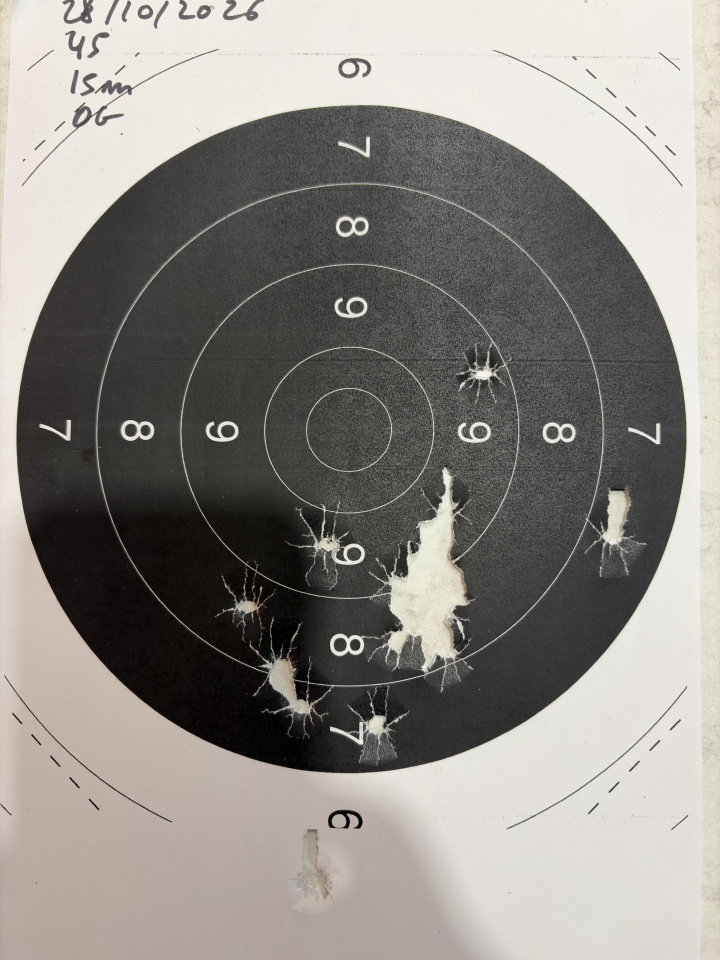
#> input picture samples/1.jpg, 1440 x 1920 px (shown at 1/2 size); its folder holds only this picture in this run
$ python check_samples.py
#> lines starting #> are read from the running program, lines starting #| are printed output that depends on the picture; after the words box and inside, x2 and y2 are one past the last pixel; in counts of white or black regions, pixels touching at a corner belong together
#> further down, img is the input picture: shape (1920, 1440, 3); mean B, G, R 133.1, 138.2, 141.5
### target_analyzer/detection.py
"""Bullet-hole detection on printed paper targets (OpenCV).

Two target styles are handled by one pipeline:

* Solid black disc (25 m precision pistol style): holes are torn paper that
  shows bright against the black. Inside the disc, "bright" pixels are holes.
* Ring targets (10 m air rifle / pistol cards): white centre, thin rings, wide
  black bands. Holes expose the backing board, which is grey or wood-coloured,
  i.e. neither paper-white nor ink-black, and often saturated in colour.

Pipeline
--------
1. Estimate the paper brightness globally (95th percentile) and locally (a
   grey-level closing that fills small dark objects but follows shadows), so
   uneven lighting does not matter much.
2. Ink mask = pixels far darker than paper. If the largest ink blob is a
   solid, circular disc, remember it (solid-disc style).
3. Candidate hole pixels:
   - mid-tone pixels: darker than the local paper but not ink (grey backing,
     holes on white paper), excluding the inside of a solid disc, where the
     print itself is grey under strong light;
   - saturated pixels (brown wood backing, anywhere);
   - inside a solid disc: pixels brighter than ~65 % of paper (torn paper).
4. Morphological opening removes the thin ring lines, digit strokes and the
   anti-aliased edges of the print; what remains are hole blobs.
5. Blobs much larger than a single hole are torn regions holding several
   shots; the shot count is estimated from the area (or distributed from the
   known number of shots fired) and the blob is split into that many centres
   with k-means.
6. Every circular black shape (the band of a ring target) is a *target*; when
   a photo shows several of them (a card of 10-25 diagrams) each impact is
   assigned to the nearest target and the impacts form one *group* per target.
"""
from __future__ import annotations

from dataclasses import dataclass, field

import cv2
import numpy as np


@dataclass
class Disc:
    cx: float
    cy: float
    r: float
    solid: bool = True  # True: filled black disc; False: outer ring of a ring target


@dataclass
class Impact:
    x: float          # pixel coordinates in the original image
    y: float
    count: int = 1    # shots represented by this point (always 1 after splitting)
    area: float = 0.0
    manual: bool = False
    blob_id: int = -1  # id of the torn blob the point was split from (-1: isolated)
    group: int = 0     # index into the group list (one group per target diagram)


@dataclass
class Group:
    """A set of shots measured together: one diagram of a card, or one series."""
    label: str
    cx: float | None = None  # centre and radius (px) of the printed target the
    cy: float | None = None  # group belongs to, when it was found in the photo
    r: float | None = None


@dataclass
class DetectionResult:
    disc: Disc | None
    impacts: list[Impact]
    blobs: list[np.ndarray] = field(default_factory=list)  # contours, for drawing
    single_hole_area: float = 0.0
    debug: dict = field(default_factory=dict)  # intermediate masks (work resolution)
    targets: list[Disc] = field(default_factory=list)  # every circular black shape, largest first
    groups: list[Group] = field(default_factory=list)  # impacts[i].group indexes this list


WORK_SIZE = 1920  # longest image side used for detection; parameters are tuned for it


def _odd(v: float) -> int:
    v = int(round(v))
    return max(3, v | 1)


def ink_mask(gray: np.ndarray, ink_ratio: float = 0.45) -> np.ndarray:
    """Pixels far darker than the paper (printed black)."""
    blur = cv2.medianBlur(gray, 5)
    paper = float(np.percentile(blur, 95))
    _, ink = cv2.threshold(blur, int(ink_ratio * paper), 255, cv2.THRESH_BINARY_INV)
    return ink


def _circular_ink_shapes(gray: np.ndarray, ink_ratio: float, min_r: float) -> list[Disc]:
    """Every closed ink blob that is roughly a circle of radius >= min_r, largest first."""
    ink = ink_mask(gray, ink_ratio)
    f = max(gray.shape) / 1920.0
    k = cv2.getStructuringElement(cv2.MORPH_ELLIPSE, (_odd(15 * f), _odd(15 * f)))
    closed = cv2.morphologyEx(ink, cv2.MORPH_CLOSE, k)
    cnts, _ = cv2.findContours(closed, cv2.RETR_EXTERNAL, cv2.CHAIN_APPROX_SIMPLE)
    out: list[Disc] = []
    for c in cnts:
        (x, y), r = cv2.minEnclosingCircle(c)
        if r < min_r or cv2.contourArea(c) / (np.pi * r * r) < 0.7:
            continue
        circle = np.zeros_like(gray)
        cv2.circle(circle, (int(x), int(y)), int(r * 0.95), 255, -1)
        fill = cv2.countNonZero(cv2.bitwise_and(closed, circle)) / max(1, cv2.countNonZero(circle))
        out.append(Disc(float(x), float(y), float(r), solid=fill >= 0.75))
    out.sort(key=lambda d: -d.r)
    return out


def find_disc(gray: np.ndarray, ink_ratio: float = 0.45) -> Disc | None:
    """Largest circular black shape: a solid disc, or the outer band of a ring target."""
    shapes = _circular_ink_shapes(gray, ink_ratio, 0.05 * max(gray.shape))
    return shapes[0] if shapes else None


def find_targets(gray: np.ndarray, ink_ratio: float = 0.45, min_r_frac: float = 0.03) -> list[Disc]:
    """All target diagrams in the photo (circular black shapes), largest first.

    Keeps the shapes whose radius is at least min_r_frac of the longest image side
    and at least 60 % of the median radius, so the inner thin rings exposed by a
    torn band are not taken for extra targets; a circle whose centre lies inside
    a larger kept circle is dropped for the same reason. Reading order (rows, then
    left to right) is what `assign_groups` uses for the labels, not this order.
    """
    shapes = _circular_ink_shapes(gray, ink_ratio, min_r_frac * max(gray.shape))
    if not shapes:
        return []
    median_r = float(np.median([d.r for d in shapes]))
    kept: list[Disc] = []
    for d in shapes:  # largest first, so nesting is checked against bigger ones only
        if d.r < 0.6 * median_r:
            continue
        if any(np.hypot(d.cx - k.cx, d.cy - k.cy) < k.r for k in kept):
            continue
        kept.append(d)
    return kept


# [6 lines left out: function _reading_order, not called in this run]


def assign_groups(impacts: list[Impact], targets: list[Disc]) -> list[Group]:
    """Give every impact the index of the nearest target; return the group list.

    With fewer than two targets everything goes into a single group "G1". Each
    target makes one group (even when no shot hit it) so the user can see the
    empty diagrams; labels are G1, G2, ... in reading order.
    """
    if len(targets) < 2:
        g = Group("G1", targets[0].cx, targets[0].cy, targets[0].r) if targets else Group("G1")
        for imp in impacts:
            imp.group = 0
        return [g]
    ordered = _reading_order(targets)
    for imp in impacts:
        imp.group = int(min(range(len(ordered)),
                            key=lambda i: (ordered[i].cx - imp.x) ** 2 + (ordered[i].cy - imp.y) ** 2))
    return [Group(f"G{i + 1}", d.cx, d.cy, d.r) for i, d in enumerate(ordered)]


def _split_blob(contour: np.ndarray, n: int) -> list[tuple[float, float]]:
    """Split a torn region into n centres with k-means on its pixel coordinates."""
    x, y, w, h = cv2.boundingRect(contour)
    sub = np.zeros((h, w), np.uint8)
    cv2.drawContours(sub, [contour - [x, y]], -1, 255, -1)
    ys, xs = np.nonzero(sub)
    pts = np.column_stack([xs, ys]).astype(np.float32)
    n = max(1, min(n, len(pts)))
    if n == 1:
        m = cv2.moments(contour)
        if m["m00"] == 0:
            return [(float(x + w / 2), float(y + h / 2))]
        return [(m["m10"] / m["m00"], m["m01"] / m["m00"])]
    criteria = (cv2.TERM_CRITERIA_EPS + cv2.TERM_CRITERIA_MAX_ITER, 50, 0.5)
    _, _, centers = cv2.kmeans(pts, n, None, criteria, 5, cv2.KMEANS_PP_CENTERS)
    return [(float(cx) + x, float(cy) + y) for cx, cy in centers]


def detect_impacts(
    image_bgr: np.ndarray,
    paper_ratio: float = 0.84,
    sat_thresh: int = 95,
    open_kernel: int = 11,
    min_area: float = 150.0,
    shots_fired: int | None = None,
    hole_area_hint: float | None = None,
    ink_ratio: float = 0.45,
) -> DetectionResult:
    """Detect bullet holes in a target photo.

    paper_ratio: a pixel darker than this fraction of the local paper
        brightness (and not ink) is hole backing. Lower it if shadows are
        detected as holes, raise it if light-grey holes are missed.
    sat_thresh: HSV saturation (0-255) above which a darker-than-paper pixel
        counts as coloured backing (wood, ~120-180). Paper, grey backing and
        warm-lit paper in shadow (up to ~90) stay below it.
    open_kernel: size (px) of the opening that removes ring lines and digits;
        must stay smaller than a single hole.
    shots_fired: if known, the shots not accounted for by single holes are
        distributed over the large (torn) blobs proportionally to their area.
    hole_area_hint: expected area (px^2, original image) of the bright/grey
        core of a single hole (the UI derives it from the scale and a hole
        diameter); defaults to the median of the smaller half of the blobs.
    """
#> called with paper_ratio = 0.84, sat_thresh = 95, open_kernel = 11, min_area = 150, ink_ratio = 0.45
    H, W = image_bgr.shape[:2]
    scale = 1.0
    if max(H, W) > WORK_SIZE:
        scale = WORK_SIZE / max(H, W)
        image_bgr = cv2.resize(image_bgr, (int(W * scale), int(H * scale)), interpolation=cv2.INTER_AREA)
    h, w = image_bgr.shape[:2]
    f = max(h, w) / 1920.0
    blur_bgr = cv2.medianBlur(image_bgr, 5)
    gray = cv2.cvtColor(blur_bgr, cv2.COLOR_BGR2GRAY)
    sat = cv2.cvtColor(blur_bgr, cv2.COLOR_BGR2HSV)[:, :, 1]
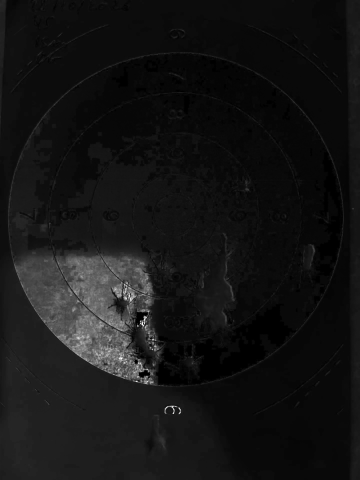
#> sat: shape (1920, 1440) (shown at 1/4 size); min 0, max 255, mean 20.5

    paper_global = float(np.percentile(gray, 95))
#> paper_global = 237
    # printed black is grey (low chroma); the dark brown of a wooden backing in
    # shadow is just as dark but strongly coloured (orange hue, 5-25 on the
    # OpenCV 0-180 scale), so it must stay a candidate. The hue test keeps the
    # purple/green chromatic fringes of print edges in the ink mask.
    hue = cv2.cvtColor(blur_bgr, cv2.COLOR_BGR2HSV)[:, :, 0]
    chroma = blur_bgr.max(axis=2).astype(np.int16) - blur_bgr.min(axis=2).astype(np.int16)
    dark_wood = (sat > sat_thresh) & (chroma > 40) & ((hue <= 30) | (hue >= 170))
#> dark_wood: shape (1920, 1440) bool; every value is 0
    ink = (gray < ink_ratio * paper_global) & ~dark_wood
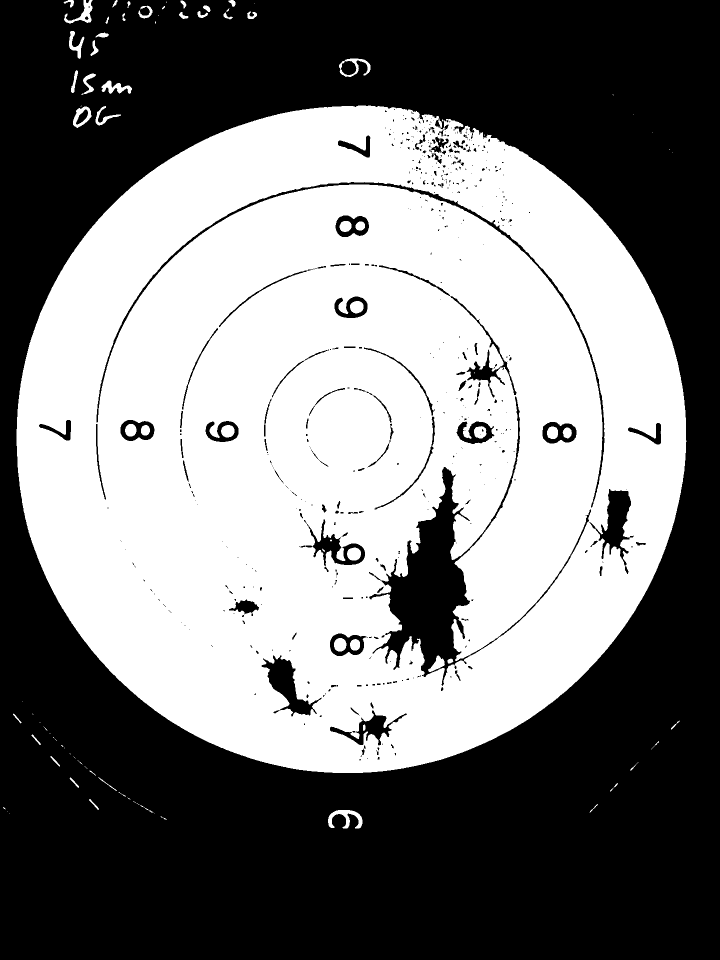
#> ink: shape (1920, 1440) bool (shown at 1/2 size); 47.7% white; 97 white regions (41 under 20 px), largest, box (x1, y1, x2, y2) and area: (33, 211, 1373, 1546) 1304526, (656, 1620, 725, 1657) 1119, (128, 0, 185, 47) 896
    targets = find_targets(gray, ink_ratio)
#> in _circular_ink_shapes, `cnts, _ = cv2.findContours(closed, cv2.RETR_EXTERNAL, cv2.CHAIN_APPROX..`: cnts = 37 contours, 9 with area under 20; largest, box (x1, y1, x2, y2) and area: (33, 211, 1373, 1546) 1399134, (146, 212, 240, 255) 1670, (678, 117, 741, 154) 1342, (656, 1620, 725, 1657) 1056, (128, 0, 185, 47) 894
#> the loop in _circular_ink_shapes, `for c in cnts:` made 37 passes
#> (x, y, r) on passes 1, 2, 3, 4, 5, 7, 8, 9: (1182, 1621, 0.0001), (690, 1642.5, 34.3), (187, 1608.5, 12.42), (1222, 1580, 0.0001), (1231.5, 1570, 2.5), (148, 1565, 11.4), (1263.5, 1537, 2.5), (110, 1522, 11.4)
#> after the loop in _circular_ink_shapes, `for c in cnts:`:
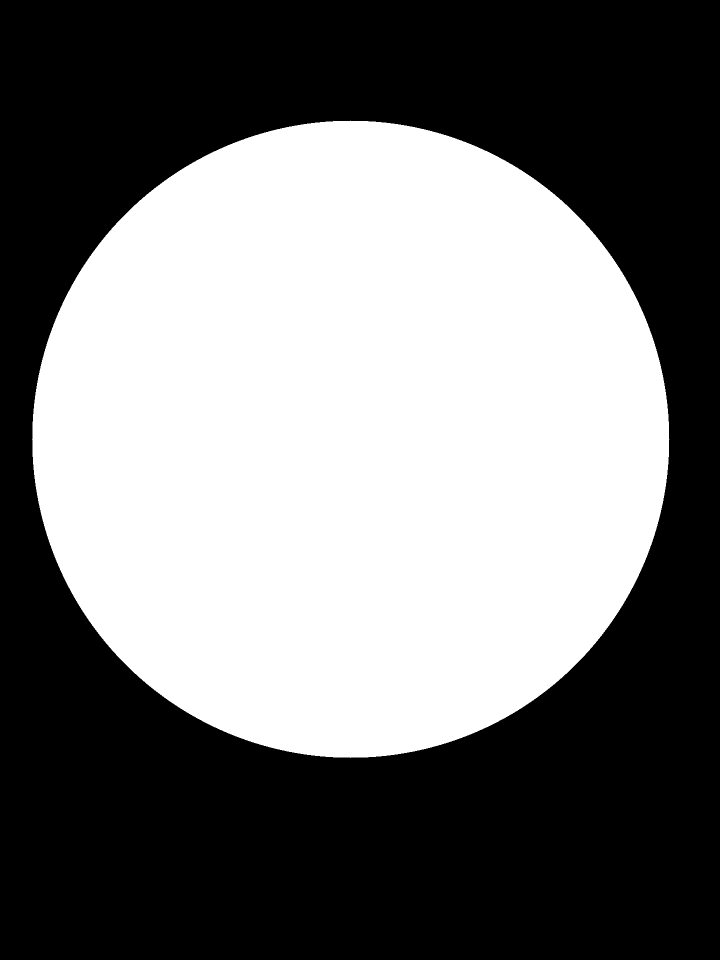
#> circle: shape (1920, 1440) (shown at 1/2 size); 46.1% white; 1 white region, box (x1, y1, x2, y2) and area: (64, 241, 1339, 1516) 1274717
#> after the loop in _circular_ink_shapes, `for c in cnts:`: out = 1 item
#> in find_targets, `median_r = float(np.median([d.r for d in shapes]))`: median_r = 671
#> the loop in find_targets, `for d in shapes:` made 1 pass
#> after the loop in find_targets, `for d in shapes:`: kept = 1 item
#> targets = 1 item
    disc = find_disc(gray, ink_ratio)
#> the loop in _circular_ink_shapes (call 2), `for c in cnts:` made 37 passes

    # local paper level: a grey-level closing fills every dark object smaller
    # than the kernel (holes, bands, print) with the surrounding paper value,
    # but leaves large-scale illumination steps (hard shadows) untouched
    kd = _odd(101 * f)
    local = cv2.morphologyEx(gray, cv2.MORPH_CLOSE,
                             cv2.getStructuringElement(cv2.MORPH_ELLIPSE, (kd, kd)))
    local = cv2.GaussianBlur(local, (5, 5), 0).astype(np.float32)
    local = np.maximum(local, 1.0)
    rel = gray.astype(np.float32) / local
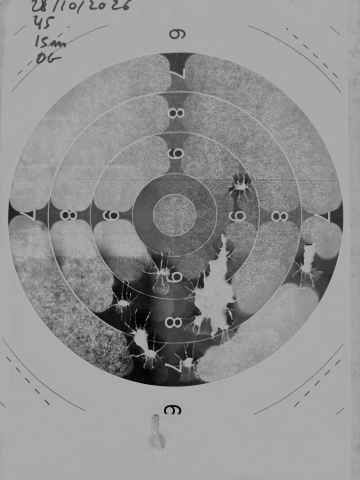
#> rel: shape (1920, 1440) float32 (shown at 1/4 size); min 0, max 1.5, mean 0.859; drawn with min black and max white

    midtone = (rel < paper_ratio) & ~ink
#> midtone: shape (1920, 1440) bool; 1.1% white; 1457 white regions (1274 under 20 px), largest, box (x1, y1, x2, y2) and area: (45, 98, 437, 371) 2352, (990, 101, 1365, 372) 1499, (1015, 1374, 1374, 1658) 1464
    # coloured backing (wood) is saturated AND darker than the paper overall;
    # the second condition rejects warm-lit paper. Large torn regions are not
    # filled by the closing, so this rule must not depend on the local level.
    coloured = (sat > sat_thresh) & (gray < 0.9 * paper_global) & ~ink
    cand = midtone | coloured

    if disc is not None and disc.solid:
        inside = np.zeros_like(gray)
        cv2.circle(inside, (int(disc.cx), int(disc.cy)), int(disc.r * 0.96), 255, -1)
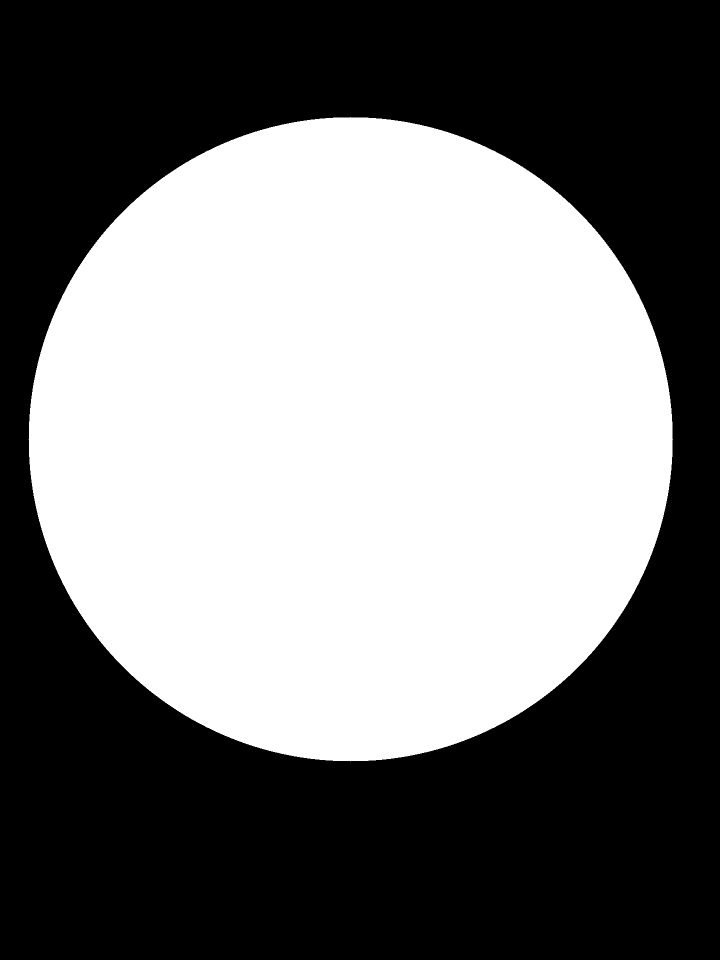
#> inside: shape (1920, 1440) (shown at 1/2 size); 47.1% white; 1 white region, box (x1, y1, x2, y2) and area: (57, 234, 1346, 1523) 1302837
        inside = inside > 0
        # the black print turns grey under strong light: drop mid-tones there,
        # and take bright (torn paper) pixels instead
        cand &= ~inside
#> (the rest of the program and of its run is left out)
